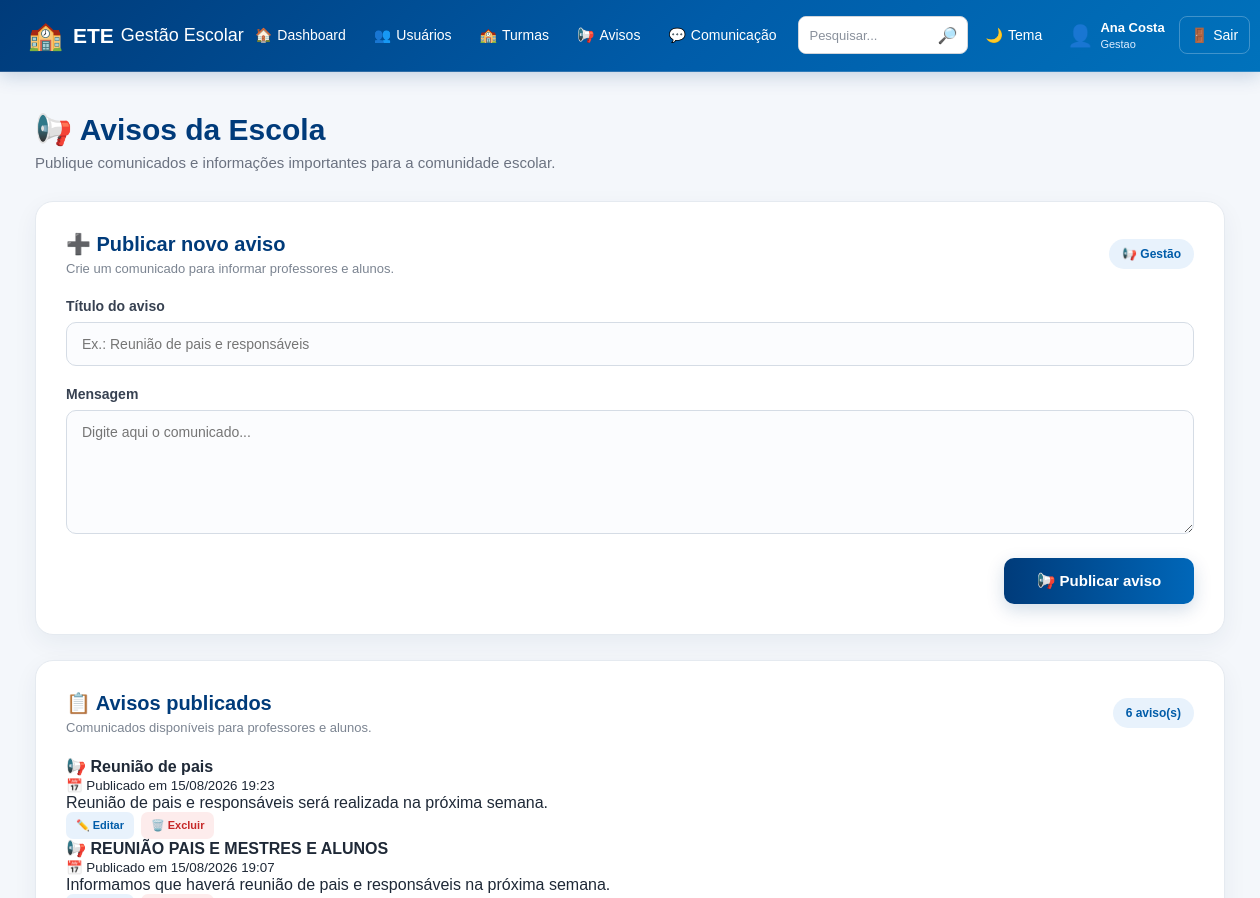
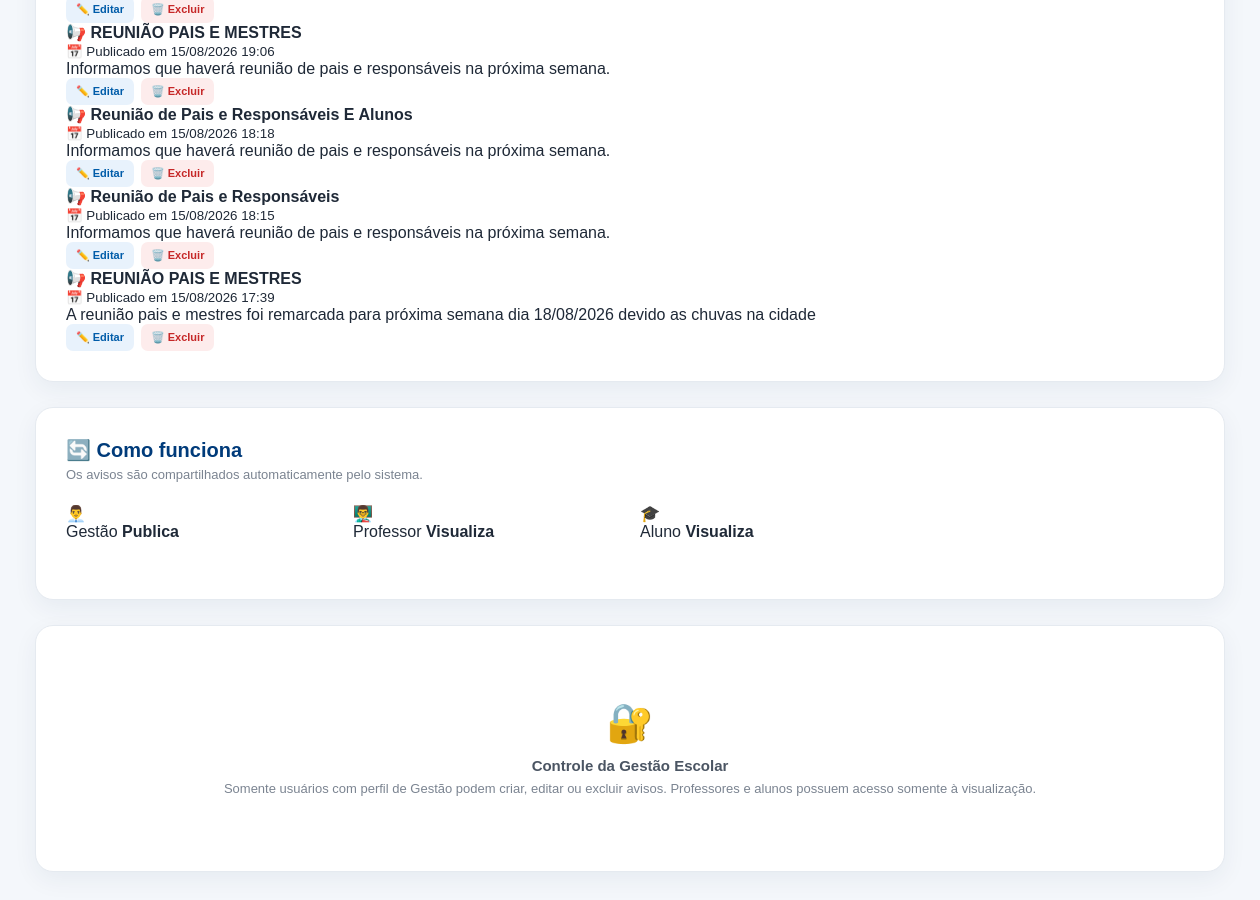
/avisos (signed in), run on the app's committed database (2 pictures, top to bottom).
### tables this page shows
CREATE TABLE avisos (

            id INTEGER PRIMARY KEY AUTOINCREMENT,

            titulo TEXT NOT NULL,

            mensagem TEXT NOT NULL,

            data TEXT NOT NULL

        );

### app.py (the view, shortened to what this page needs)
@app.route("/avisos", methods=["GET", "POST"])
def avisos_page():
    if "usuario_id" not in session:
        return redirect(
            url_for("inicio")
        )
    conexao = conectar()
    avisos = conexao.execute(
        """
        SELECT *
        FROM avisos
        ORDER BY id DESC
        """
    ).fetchall()
    conexao.close()
    return render_template(
        "avisos.html",
        avisos=avisos,
        usuario_nome=session["usuario_nome"],
        usuario_tipo=session["usuario_tipo"]
    )

### banco.py (called while the page is built)
def conectar():
    conexao = sqlite3.connect("gestao_escolar.db")
    conexao.row_factory = sqlite3.Row
    return conexao

### templates/avisos.html (shortened to what this page needs)
<!DOCTYPE html>
<html lang="pt-BR">
<head>
    <link
        rel="stylesheet"
        href="{{ url_for('static', filename='style.css') }}"
    >
</head>
<body>
{% include "menu.html" %}
<main class="dashboard">
    <div class="dashboard-title">
        <h2>
            📢 Avisos da Escola
        </h2>
        <p>
            Publique comunicados e informações
            importantes para a comunidade escolar.
        </p>
    </div>
    <section class="content-card">
        <div class="section-header">
            <div>
                <h3>
                    ➕ Publicar novo aviso
                </h3>
                <p>
                    Crie um comunicado para informar
                    professores e alunos.
                </p>
            </div>
            <span class="total-badge">
                📢 Gestão
            </span>
        </div>
        <form method="POST">
            <div class="form-group">
                <label for="titulo">
                    Título do aviso
                </label>
                <input
                    type="text"
                    id="titulo"
                    name="titulo"
                    placeholder="Ex.: Reunião de pais e responsáveis"
                    maxlength="150"
                    required
                >
            </div>
            <div class="form-group">
                <label for="mensagem">
                    Mensagem
                </label>
                <textarea
                    id="mensagem"
                    name="mensagem"
                    rows="6"
                    placeholder="Digite aqui o comunicado..."
                    required
                ></textarea>
            </div>
            <div class="form-buttons">
                <button
                    type="submit"
                    class="btn-login"
                >
                    📢 Publicar aviso
                </button>
            </div>
        </form>
    </section>
    <section class="content-card">
        <div class="section-header">
            <div>
                <h3>
                    📋 Avisos publicados
                </h3>
                <p>
                    Comunicados disponíveis para
                    professores e alunos.
                </p>
            </div>
            <span class="total-badge">
                {{ avisos|length }} aviso(s)
            </span>
        </div>
        {% if avisos %}
            <div class="avisos-container">
                {% for aviso in avisos %}
                    <div class="aviso-card">
                        <div class="aviso-header">
                            <div>
                                <h4>
                                    📢 {{ aviso['titulo'] }}
                                </h4>
                                <small>
                                    📅 Publicado em
                                    {{ aviso['data'] }}
                                </small>
                            </div>
                        </div>
                        <div class="aviso-content">
                            <p>
                                {{ aviso['mensagem'] }}
                            </p>
                        </div>
                        <div class="table-actions">
                            <a
                                href="{{ url_for('editar_aviso', id=aviso['id']) }}"
                                class="btn-edit"
                            >
                                ✏️ Editar
                            </a>
                            <a
                                href="{{ url_for('excluir_aviso', id=aviso['id']) }}"
                                class="btn-delete"
                                onclick="return confirm('Tem certeza que deseja excluir este aviso?');"
                            >
                                🗑️ Excluir
                            </a>
                        </div>
                    </div>
                {% endfor %}
            </div>
        {% endif %}
    </section>
    <section class="content-card">
        <div class="section-header">
            <div>
                <h3>
                    🔄 Como funciona
                </h3>
                <p>
                    Os avisos são compartilhados
                    automaticamente pelo sistema.
                </p>
            </div>
        </div>
        <div class="dashboard-cards">
            <div class="dashboard-card">
                <div class="dashboard-card-icon">
                    👨‍💼
                </div>
                <div>
                    <span>
                        Gestão
                    </span>
                    <strong>
                        Publica
                    </strong>
                </div>
            </div>
            <div class="dashboard-card">
                <div class="dashboard-card-icon">
                    👨‍🏫
                </div>
                <div>
                    <span>
                        Professor
                    </span>
                    <strong>
                        Visualiza
                    </strong>
                </div>
            </div>
            <div class="dashboard-card">
                <div class="dashboard-card-icon">
                    🎓
                </div>
                <div>
                    <span>
                        Aluno
                    </span>
                    <strong>
                        Visualiza
                    </strong>
                </div>
            </div>
        </div>
    </section>
    <section class="content-card">
        <div class="empty-message">
            <div class="empty-icon">
                🔐
            </div>
            <strong>
                Controle da Gestão Escolar
            </strong>
            <span>
                Somente usuários com perfil de Gestão
                podem criar, editar ou excluir avisos.
                Professores e alunos possuem acesso
                somente à visualização.
            </span>
        </div>
    </section>
</main>
</body>
</html>

### static/style.css (style rules this page uses)
* { margin: 0; padding: 0; box-sizing: border-box; }
html { scroll-behavior: smooth; }
body { font-family: Arial, Helvetica, sans-serif; min-height: 100vh; background: #f4f7fb; color: #1f2937; }
a { text-decoration: none; }
button, input, select, textarea { font-family: inherit; }
main { width: 100%; }
.dashboard { width: 100%; max-width: 1250px; margin: 0 auto; padding: 40px 30px 60px; }
.dashboard-title { margin-bottom: 30px; }
.dashboard-title h2 { color: #003b7a; font-size: 30px; margin-bottom: 7px; }
.dashboard-title p { color: #6b7280; font-size: 15px; }
.dashboard-cards { display: grid; grid-template-columns: repeat(4, 1fr); gap: 20px; margin-bottom: 28px; }
.content-card { background: white; border: 1px solid #e5eaf0; border-radius: 18px; padding: 30px; margin-bottom: 25px; box-shadow: 0 8px 25px rgba(0, 45, 90, 0.06); }
.content-card h3 { color: #003b7a; font-size: 20px; margin-bottom: 20px; }
.form-group { margin-bottom: 20px; }
.form-group label { display: block; margin-bottom: 8px; color: #374151; font-size: 14px; font-weight: 700; }
.form-group input, .form-group select, .form-group textarea { width: 100%; padding: 13px 15px; border: 1px solid #d5dce5; border-radius: 10px; background: #fbfcfe; color: #1f2937; font-size: 14px; outline: none; transition: border-color 0.2s ease, box-shadow 0.2s ease, background 0.2s ease; }
.form-group textarea { min-height: 120px; resize: vertical; }
.btn-login { display: inline-flex; align-items: center; justify-content: center; width: 100%; padding: 14px 20px; border: none; border-radius: 10px; background: linear-gradient( 90deg, #003b7a, #0067b9 ); color: white; font-size: 15px; font-weight: bold; cursor: pointer; transition: transform 0.2s ease, box-shadow 0.2s ease; box-shadow: 0 6px 18px rgba(0, 59, 122, 0.18); }
.form-buttons { display: flex; justify-content: flex-end; align-items: center; gap: 12px; margin-top: 10px; }
.form-buttons .btn-login { width: auto; min-width: 190px; }
.section-header { display: flex; align-items: center; justify-content: space-between; gap: 20px; margin-bottom: 22px; }
.section-header h3 { margin-bottom: 5px; }
.section-header p { color: #7b8491; font-size: 13px; }
.total-badge { white-space: nowrap; padding: 8px 13px; border-radius: 20px; background: #e8f2fc; color: #005ca9; font-size: 12px; font-weight: bold; }
.table-actions { display: flex; align-items: center; gap: 7px; white-space: nowrap; }
.btn-edit, .btn-delete { display: inline-flex; align-items: center; justify-content: center; padding: 7px 10px; border-radius: 7px; font-size: 11px; font-weight: bold; transition: background 0.2s ease; }
.btn-edit { background: #e8f2fc; color: #005ca9; }
.btn-delete { background: #fdecec; color: #c62828; }
.empty-message { display: flex; flex-direction: column; align-items: center; justify-content: center; gap: 7px; padding: 45px 20px; color: #7b8491; text-align: center; }
.empty-message strong { color: #4b5563; font-size: 15px; }
.empty-message span { font-size: 13px; }
.empty-icon { font-size: 38px; margin-bottom: 5px; }

### data on the page
avisos: titulo "Reunião de pais", data "15/08/2026 19:23", mensagem "Reunião de pais e responsáveis será realizada na próxima semana."
avisos: titulo "REUNIÃO PAIS E MESTRES E ALUNOS", data "15/08/2026 19:07", mensagem "Informamos que haverá reunião de pais e responsáveis na próxima semana."
avisos: titulo "REUNIÃO PAIS E MESTRES", data "15/08/2026 19:06", mensagem "Informamos que haverá reunião de pais e responsáveis na próxima semana."
avisos: titulo "Reunião de Pais e Responsáveis E Alunos", data "15/08/2026 18:18", mensagem "Informamos que haverá reunião de pais e responsáveis na próxima semana."
avisos: titulo "Reunião de Pais e Responsáveis", data "15/08/2026 18:15", mensagem "Informamos que haverá reunião de pais e responsáveis na próxima semana."
avisos: titulo "REUNIÃO PAIS E MESTRES", data "15/08/2026 17:39", mensagem "A reunião pais e mestres foi remarcada para próxima semana dia 18/08/2026 devido as chuvas na cidade"

### other printed values
{{ usuario_nome }} "Ana Costa"
{{ usuario_tipo|capitalize }} "Gestao"
{{ avisos|length }} "6"
